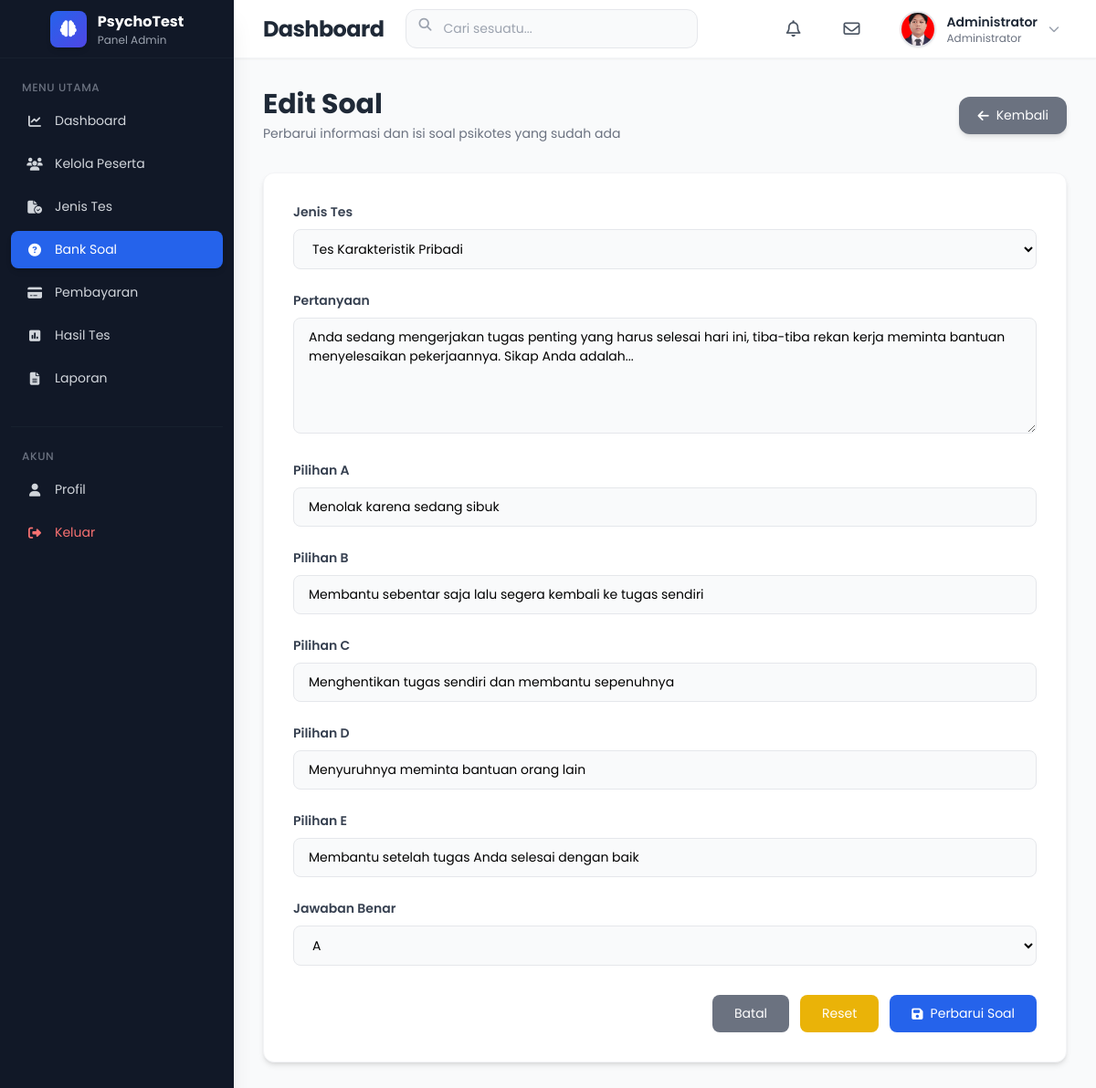
The page /admin/questions/question_edit.php?id=316 (signed in) on the database its author committed.
### tables this page shows
CREATE TABLE `users` (
  `id` int NOT NULL,
  `fullname` varchar(100) NOT NULL,
  `email` varchar(100) NOT NULL,
  `password` varchar(255) NOT NULL,
  `role` enum('admin','peserta') DEFAULT 'peserta',
  `status` enum('active','inactive') DEFAULT 'active',
  `created_at` timestamp NULL DEFAULT CURRENT_TIMESTAMP,
  `profile_pic` varchar(255) DEFAULT 'default.png'
);

CREATE TABLE `questions` (
  `id` int NOT NULL,
  `test_id` int NOT NULL,
  `question` text NOT NULL,
  `option_a` text,
  `option_b` text,
  `option_c` text,
  `option_d` text,
  `option_e` text,
  `answer` char(1) DEFAULT NULL COMMENT 'Jawaban benar: a/b/c/d/e',
  `created_at` datetime DEFAULT CURRENT_TIMESTAMP
);

CREATE TABLE `tests` (
  `id` int NOT NULL,
  `title` varchar(255) NOT NULL,
  `description` text,
  `duration` int NOT NULL COMMENT 'Durasi dalam menit',
  `total_questions` int NOT NULL DEFAULT '0',
  `price` decimal(10,2) NOT NULL DEFAULT '0.00',
  `status` enum('active','inactive','draft') NOT NULL DEFAULT 'draft',
  `created_at` datetime DEFAULT CURRENT_TIMESTAMP
);

### admin/questions/question_edit.php (the view, shortened to what this page needs)
<?php
include "../../config/database.php";
include "../../includes/admin_header.php";
include "../../includes/admin_sidebar.php";
include "../../includes/admin_navbar.php";
$id = (int)$_GET['id'];
$query = mysqli_query($conn, "
    SELECT * FROM questions WHERE id = '$id' LIMIT 1
");
$data = mysqli_fetch_assoc($query);
$tests = mysqli_query($conn, "
    SELECT * FROM tests
    WHERE status = 'active'
    ORDER BY title ASC
");
?>
<div class="ml-64 mt-16 p-8 min-h-screen bg-gray-50">
  <div class="flex flex-col md:flex-row justify-between items-start md:items-center mb-8 gap-4">
    <div>
      <h1 class="text-3xl font-bold text-gray-800">Edit Soal</h1>
      <p class="text-gray-500 mt-1">Perbarui informasi dan isi soal psikotes yang sudah ada</p>
    </div>
    <a href="questions.php"
      class="bg-gray-500 hover:bg-gray-600 text-white px-5 py-2.5 rounded-xl shadow-md hover:shadow-lg transition-all duration-300 flex items-center gap-2">
      <i class="fa-solid fa-arrow-left"></i> Kembali
    </a>
  </div>
  <div class="bg-white rounded-xl shadow-md p-8 border border-gray-100 card-animate">
    <form action="question_update.php" method="POST">
      <div class="mb-6">
        <label for="test_id" class="block font-semibold text-gray-700 mb-2">Jenis Tes</label>
        <select name="test_id" id="test_id" required
          class="w-full border border-gray-200 rounded-lg px-4 py-2.5 bg-gray-50 focus:bg-white focus:ring-2 focus:ring-blue-500/30 focus:border-blue-500 outline-none transition-all duration-200">
          <?php while ($test = mysqli_fetch_assoc($tests)): ?>
            <option value="<?= $test['id'] ?>" <?= ($test['id'] == $data['test_id']) ? 'selected' : '' ?>>
              <?= htmlspecialchars($test['title']) ?>
            </option>
          <?php endwhile; ?>
        </select>
      </div>
      <div class="mb-6">
        <label for="question" class="block font-semibold text-gray-700 mb-2">Pertanyaan</label>
        <textarea name="question" id="question" rows="5" required
          class="w-full border border-gray-200 rounded-lg px-4 py-2.5 bg-gray-50 focus:bg-white focus:ring-2 focus:ring-blue-500/30 focus:border-blue-500 outline-none transition-all duration-200 resize-y"
          placeholder="Masukkan isi soal..."><?= htmlspecialchars($data['question']) ?></textarea>
      </div>
      <div class="mb-6">
        <label for="option_a" class="block font-semibold text-gray-700 mb-2">Pilihan A</label>
        <input type="text" name="option_a" id="option_a" required
          value="<?= htmlspecialchars($data['option_a']) ?>"
          class="w-full border border-gray-200 rounded-lg px-4 py-2.5 bg-gray-50 focus:bg-white focus:ring-2 focus:ring-blue-500/30 focus:border-blue-500 outline-none transition-all duration-200"
          placeholder="Masukkan pilihan jawaban A">
      </div>
      <div class="mb-6">
        <label for="option_b" class="block font-semibold text-gray-700 mb-2">Pilihan B</label>
        <input type="text" name="option_b" id="option_b" required
          value="<?= htmlspecialchars($data['option_b']) ?>"
          class="w-full border border-gray-200 rounded-lg px-4 py-2.5 bg-gray-50 focus:bg-white focus:ring-2 focus:ring-blue-500/30 focus:border-blue-500 outline-none transition-all duration-200"
          placeholder="Masukkan pilihan jawaban B">
      </div>
      <div class="mb-6">
        <label for="option_c" class="block font-semibold text-gray-700 mb-2">Pilihan C</label>
        <input type="text" name="option_c" id="option_c" required
          value="<?= htmlspecialchars($data['option_c']) ?>"
          class="w-full border border-gray-200 rounded-lg px-4 py-2.5 bg-gray-50 focus:bg-white focus:ring-2 focus:ring-blue-500/30 focus:border-blue-500 outline-none transition-all duration-200"
          placeholder="Masukkan pilihan jawaban C">
      </div>
      <div class="mb-6">
        <label for="option_d" class="block font-semibold text-gray-700 mb-2">Pilihan D</label>
        <input type="text" name="option_d" id="option_d" required
          value="<?= htmlspecialchars($data['option_d']) ?>"
          class="w-full border border-gray-200 rounded-lg px-4 py-2.5 bg-gray-50 focus:bg-white focus:ring-2 focus:ring-blue-500/30 focus:border-blue-500 outline-none transition-all duration-200"
          placeholder="Masukkan pilihan jawaban D">
      </div>
      <div class="mb-6">
        <label for="option_e" class="block font-semibold text-gray-700 mb-2">Pilihan E</label>
        <input type="text" name="option_e" id="option_e" required
          value="<?= htmlspecialchars($data['option_e']) ?>"
          class="w-full border border-gray-200 rounded-lg px-4 py-2.5 bg-gray-50 focus:bg-white focus:ring-2 focus:ring-blue-500/30 focus:border-blue-500 outline-none transition-all duration-200"
          placeholder="Masukkan pilihan jawaban E">
      </div>
      <div class="mb-8">
        <label for="answer" class="block font-semibold text-gray-700 mb-2">Jawaban Benar</label>
        <select name="answer" id="answer" required
          class="w-full border border-gray-200 rounded-lg px-4 py-2.5 bg-gray-50 focus:bg-white focus:ring-2 focus:ring-blue-500/30 focus:border-blue-500 outline-none transition-all duration-200">
          <option value="A" <?= ($data['answer'] == 'A') ? 'selected' : '' ?>>A</option>
        </select>
      </div>
      <div class="flex flex-col sm:flex-row justify-end gap-3">
        <a href="questions.php"
          class="bg-gray-500 hover:bg-gray-600 text-white px-6 py-2.5 rounded-lg text-center transition-all duration-200">
          Batal
        </a>
        <button type="reset"
          class="bg-yellow-500 hover:bg-yellow-600 text-white px-6 py-2.5 rounded-lg transition-all duration-200">
          Reset
        </button>
        <button type="submit"
          class="bg-blue-600 hover:bg-blue-700 text-white px-6 py-2.5 rounded-lg flex items-center justify-center gap-2 transition-all duration-200">
          <i class="fa-solid fa-floppy-disk"></i> Perbarui Soal
        </button>
      </div>
    </form>
  </div>
</div>
<?php include "../../includes/admin_footer.php"; ?>

### includes/admin_navbar.php (shortened to what this page needs)
<?php
$admin_id = (int)$_SESSION['id'];
$user_nav = mysqli_fetch_assoc(mysqli_query($conn, "SELECT fullname, profile_pic FROM users WHERE id = '$admin_id' LIMIT 1"));
$foto_nav = !empty($user_nav['profile_pic'])
  ? "/PsychoTest/admin/profile/profiles/" . $user_nav['profile_pic']
  : "../assets/images/default.png";
?>
<nav class="fixed top-0 left-64 right-0 h-16 bg-white shadow-sm border-b border-gray-100 z-40 transition-all duration-300">
  <div class="flex items-center justify-between h-full px-8">
    <div class="flex items-center gap-6">
      <h2 class="text-xl md:text-2xl font-bold text-gray-800 tracking-tight">
        Dashboard
      </h2>
      <div class="relative hidden md:block">
        <input
          type="text"
          placeholder="Cari sesuatu..."
          class="w-72 lg:w-80 pl-10 pr-4 py-2.5 rounded-xl border border-gray-200 bg-gray-50 focus:bg-white focus:ring-2 focus:ring-blue-500/20 focus:border-blue-500 outline-none transition-all duration-200">
        <i class="fa-solid fa-magnifying-glass absolute left-3.5 top-2.5 text-gray-400"></i>
      </div>
    </div>
    <div class="flex items-center gap-4 lg:gap-6">
      <a href="/PsychoTest/includes/notifikasi.php" class="relative w-10 h-10 rounded-xl hover:bg-gray-100 transition-all duration-200 flex items-center justify-center group">
        <i class="fa-regular fa-bell text-lg text-gray-600 group-hover:text-gray-800"></i>
      </a>
      <a href="/PsychoTest/includes/pesan.php" class="relative w-10 h-10 rounded-xl hover:bg-gray-100 transition-all duration-200 flex items-center justify-center group">
        <i class="fa-regular fa-envelope text-lg text-gray-600 group-hover:text-gray-800"></i>
      </a>
      <div class="relative group cursor-pointer">
        <div class="flex items-center gap-3 p-2 rounded-xl hover:bg-gray-50 transition-all duration-200">
          <img
            src="<?= htmlspecialchars($foto_nav) ?>"
            alt="Profil"
            class="w-10 h-10 rounded-full border-2 border-gray-200 object-cover shadow-sm"
            onerror="this.src='../assets/images/default.png'">
          <div class="hidden md:block text-left">
            <h4 class="font-semibold text-gray-800 text-sm">
              <?= htmlspecialchars($user_nav['fullname'] ?? "Administrator") ?>
            </h4>
            <p class="text-xs text-gray-500">
              Administrator
            </p>
          </div>
          <i class="fa-solid fa-chevron-down text-xs text-gray-400 group-hover:text-gray-600 transition-transform duration-200 group-hover:rotate-180"></i>
        </div>
      </div>
    </div>
  </div>
</nav>

### includes/admin_header.php (style rules this page uses)
* { font-family: 'Poppins', -apple-system, BlinkMacSystemFont, "Segoe UI", Roboto, Oxygen, Ubuntu, Cantarell, "Open Sans", "Helvetica Neue", sans-serif; }
body { background-color: #f8fafc; font-size: 14px; line-height: 1.6; }
.transition-all { transition: all 0.25s ease; }

### rows shown on the page
users: profile_pic (picture), fullname "Administrator"
questions: test_id "Tes Karakteristik Pribadi", question "Anda sedang mengerjakan tugas penting yang harus selesai hari ini, tiba-tiba rekan kerja meminta bantuan menyelesaikan pekerjaannya. Sikap Anda adalah...", option_a "Menolak karena sedang sibuk", option_b "Membantu sebentar saja lalu segera kembali ke tugas sendiri", option_c "Menghentikan tugas sendiri dan membantu sepenuhnya", option_d "Menyuruhnya meminta bantuan orang lain", option_e "Membantu setelah tugas Anda selesai dengan baik"
